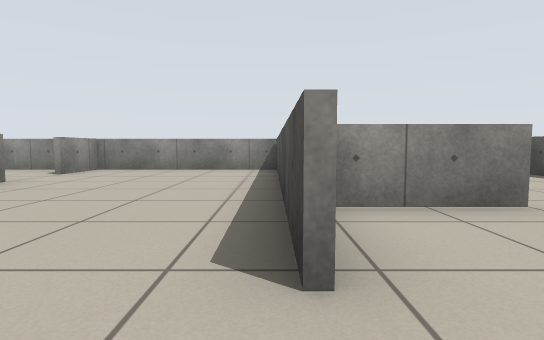
[1] (above)

19 first-person views from a walk through a robot-simulator world made for Stage. The camera is 0.58 m above the floor, tilts 4° down and sees 80° across. The lines on the ground mark 1 m squares. The floor is counted in squares, 1 m on a side. Each view is taken from the middle of a square. On the plan, view 1 faces up. The plan holds only what a view shows up to about 9 squares ahead; the rest is blank. The place goes on beyond the plan. The robots in the file are not drawn.

[2]
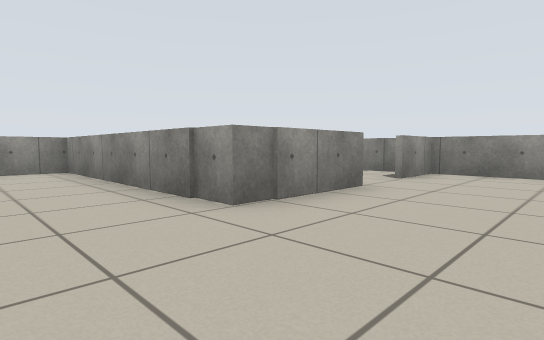

[3]
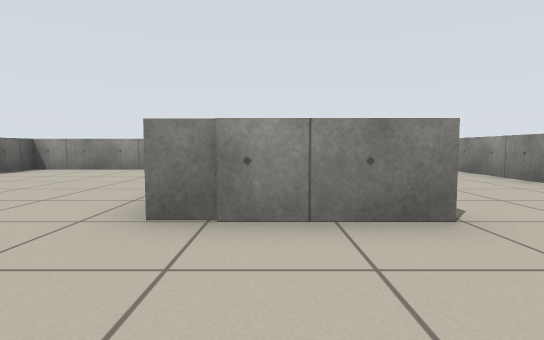

[4]
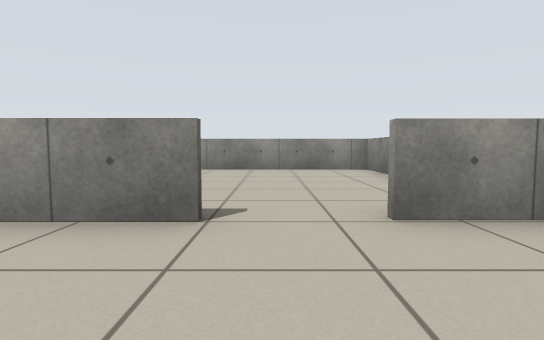

[5]
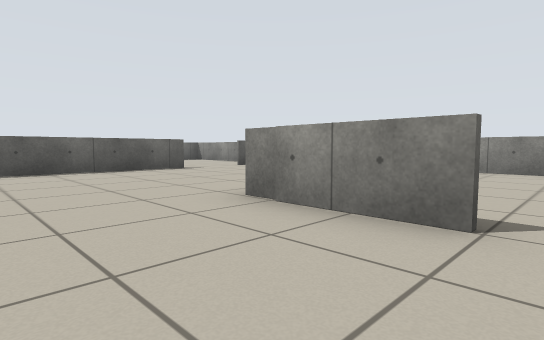

[6]
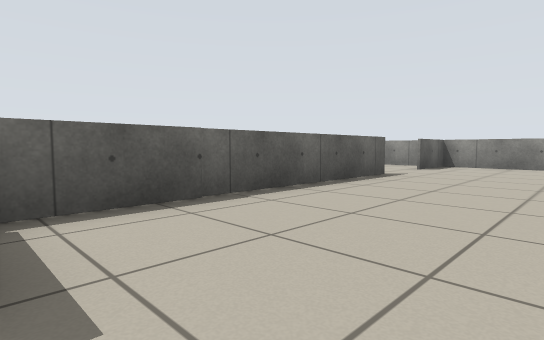

[7]
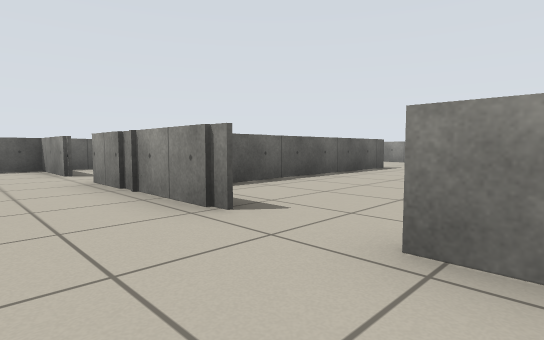

[8]
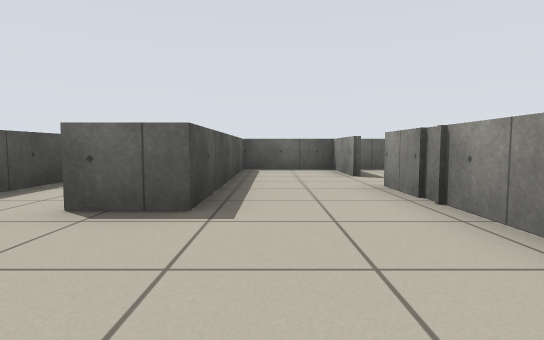

[9]
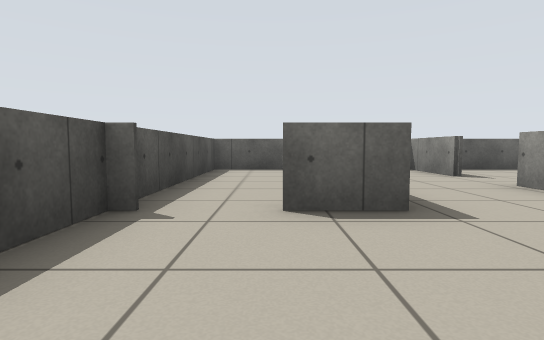

[10]
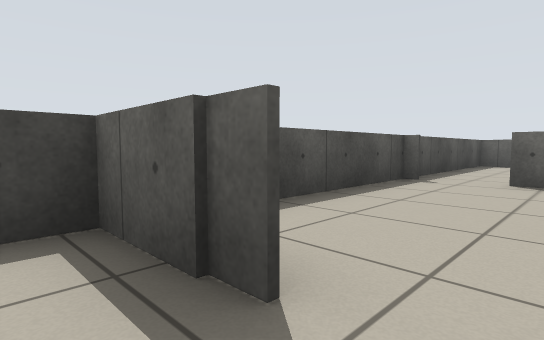

[11]
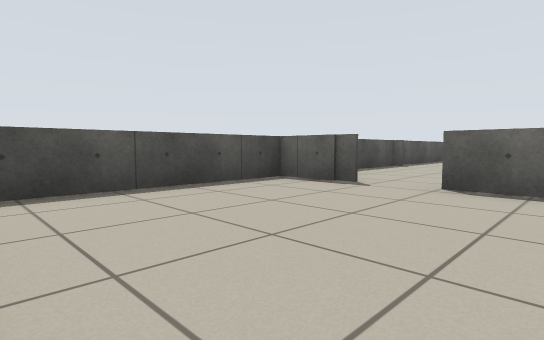

[12]
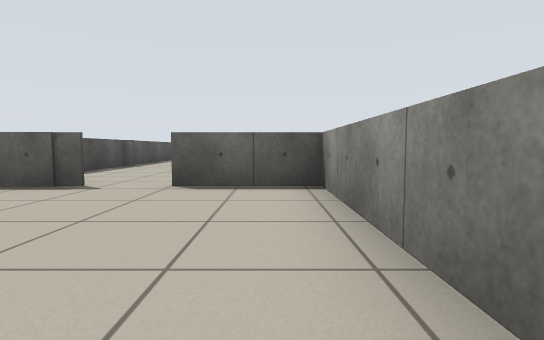

[13]
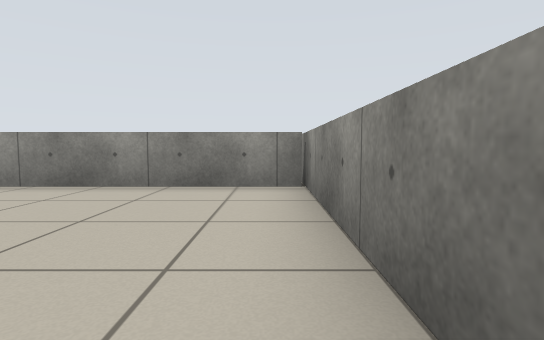

[14]
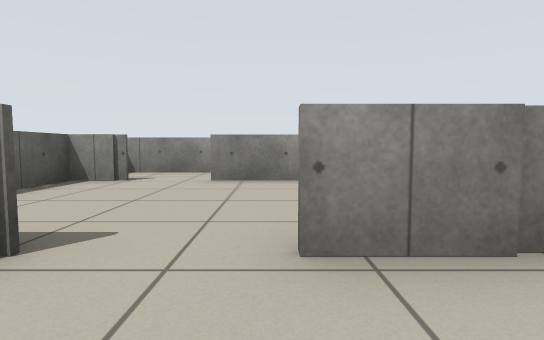

[15]
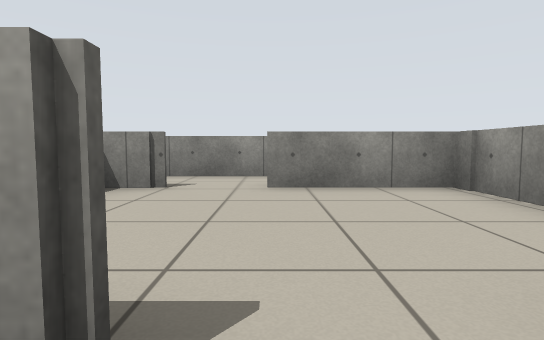

[16]
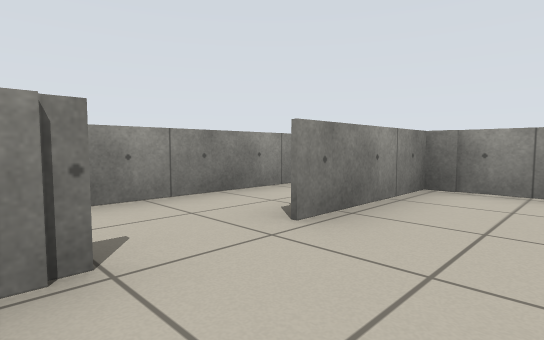

[17]
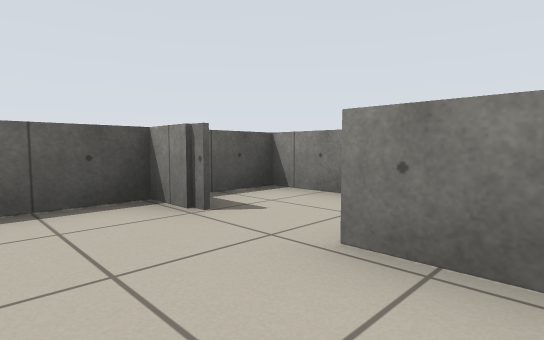

[18]
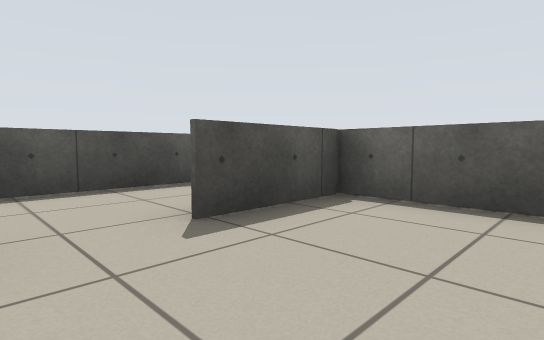

[19]
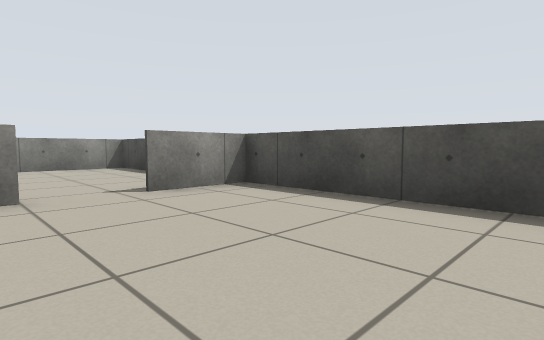

### Floor plan
Points are (right, up) in squares from view 1. A wall is a line through its corners. A room is listed if a view was taken in it or the views show most of it. See-through windows are left out.
Room 1 (views 1, 2, 3, 4, 5, 6)
walls: (-5.2, 2.9) (-10.5, 2.9) (-10.5, -2.2) (-8.6, -2.2); (-4.5, 5.5) (-4.5, 3.1) (-5.2, 3.1); (0.2, 1.2) (0.2, 2.9); (-6.8, -2.2) (0.4, -2.2); (-4.5, 8.5) (-4.5, 6.9); (0, 8.5) (-5, 8.5)
ways out: opening at (0, 0.5) to room 2; opening at (-5, 6) to room 6; opening at (-7.5, -2)
Room 2 (views 7, 8, 9, 19)
walls: (0.3, -0.4) (0.3, -3.9); (2.5, 3.1) (0.5, 3.1); (5.5, -2.1) (5.5, 3.1) (3.8, 3.1); (2.7, -3.6) (2.7, -1.9) (4, -1.9); (0.3, 2.9) (0.3, 1.2)
ways out: opening at (0, 0.5) to room 1; opening at (3, 3) to room 3; opening at (1.5, -2.5) to room 4; gap at (4, -2) to room 8
Room 3 (views 10, 11, 12, 13)
walls: (3.8, 3.2) (5.5, 3.2) (5.5, 8.5) (0, 8.5); (0.3, 8.5) (0.3, 2.9); (0.1, 3.2) (2.5, 3.2)
ways out: opening at (3, 3) to room 2
Room 4 (views 14, 15)
walls: (0.3, -5.4) (0.3, -7.5); (0, -7.5) (2.7, -7.5) (2.7, -3.6)
ways out: opening at (1.5, -2.5) to room 2; opening at (0, -4.5) to room 5
Room 5 (views 16, 17, 18)
walls: (-3.7, -6.5) (-3.7, -7.5) (0, -7.5); (-2.1, -2.3) (-3.7, -2.3) (-3.7, -5.1); (0.2, -7.6) (0.2, -5.4)
ways out: opening at (0, -4.5) to room 4; opening at (-4, -6) to room 7
Room 6 (no view inside)
walls: (-5, 8.5) (-10.5, 8.5) (-10.5, 4.1)
ways out: opening at (-5, 6) to room 1
Room 7 (no view inside)
walls: (-5.5, -3) (-5.5, -7.5) (-4.2, -7.5)
ways out: opening at (-4, -6) to room 5
Room 8 (no view inside)
walls: (3.6, -7.5) (5.5, -7.5) (5.5, -2.1)
ways out: gap at (4, -2) to room 2

Where each view was taken, in squares from view 1:
view 1: 0 up, 0 right, facing up
view 2: 1 up, 2 left, facing up-left
view 3: 4 up, 2 left, facing left
view 4: 6 up, 2 left, facing left
view 5: 6 up, 2 left, facing down-left
view 6: 1 up, 0 right, facing down-left
view 7: 2 up, 2 right, facing down-left
view 8: 1 up, 2 right, facing down
view 9: 1 up, 4 right, facing down
view 10: 4 up, 3 right, facing down-right
view 11: 8 up, 1 right, facing down-right
view 12: 8 up, 1 right, facing down
view 13: 8 up, 5 right, facing left
view 14: 4 down, 2 right, facing left
view 15: 5 down, 1 right, facing left
view 16: 7 down, 2 left, facing up-left
view 17: 4 down, 2 left, facing down-left
view 18: 4 down, 2 left, facing down-right
view 19: 1 down, 2 right, facing up-right
